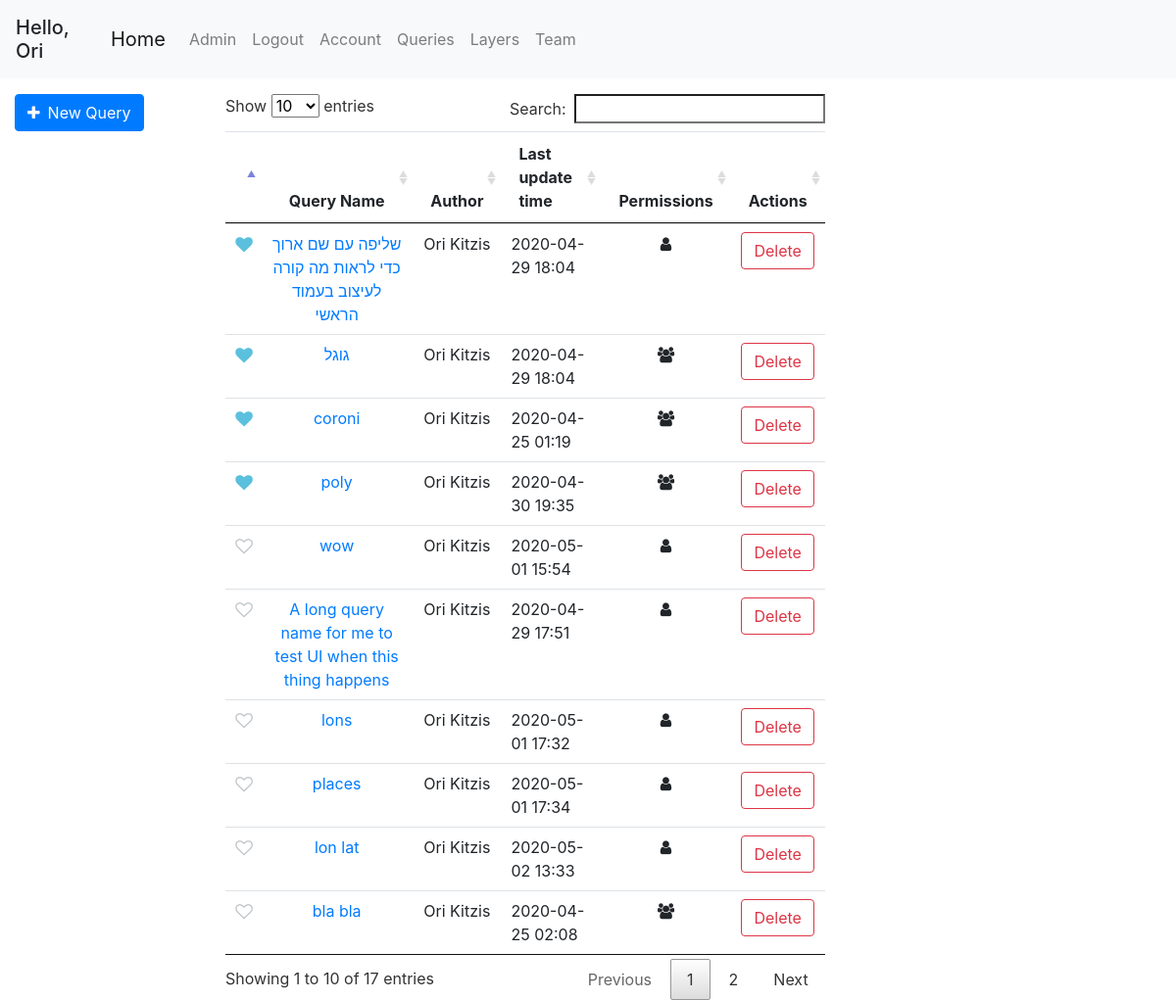
Page /queries (signed in) on the committed database.
### geoportal/models.py (models this page shows, shortened)
class User(db.Model, UserMixin):
    id = db.Column(db.Integer, primary_key=True)
    username = db.Column(db.String(20), unique=True, nullable=False)
    email = db.Column(db.String(120), unique=True, nullable=False)
    first_name = db.Column(db.String(20), nullable=False, default='')
    last_name = db.Column(db.String(20), nullable=False, default='')
    password = db.Column(db.String(60), nullable=False)
    team_id = db.Column(db.Integer, db.ForeignKey('team.id'))
    roles = db.relationship('Role', secondary='user_roles')
    layers = db.relationship('Layer', backref='user', lazy=True)
    queries = db.relationship('Query', backref='user', lazy=True)
    preferences = db.relationship('UserPreferences', backref='user', lazy=True)
    @property
    def full_name(self):
        return f'{self.first_name} {self.last_name}'
    def has_role(self, role_name):
        for role in self.roles:
            if role.name == role_name:
                return True
        return False

class Query(db.Model):
    id = db.Column(db.Integer, primary_key=True)
    user_id = db.Column(db.Integer, db.ForeignKey('user.id'), nullable=False, default=0)
    query_name = db.Column(db.String(120))
    db_name = db.Column(db.String(20))
    date_uploaded = db.Column(db.DateTime, nullable=False, default=datetime.datetime.now)
    last_update_time = db.Column(db.DateTime, nullable=False, default=datetime.datetime.now)
    query_text = db.Column(db.Text, nullable=False, default='')
    only_user = db.Column(db.Boolean, default=False)
    only_team = db.Column(db.Boolean, default=False)
    public = db.Column(db.Boolean, default=True)
    parameters = db.relationship('QueryTextParameters', backref='query', lazy=True)
    polygon_parameters = db.relationship('QueryPolygonParameters', backref='query', lazy=True)
    @property
    def pretty_last_update_time(self):
        return self.last_update_time.strftime('%Y-%m-%d %H:%M')

### geoportal/queries/views.py (the view)
@queries.route('/queries')
@login_required
def get_queries():
    queries = get_allowed_queries()
    marked_queries = db.session.query(UserMarkedQuery.query_id).filter_by(user_id=current_user.id).all()
    marked_queries = [query[0] for query in marked_queries]
    return render_template('queries.html', queries=queries, marked_queries=marked_queries)

### geoportal/models.py (called while the page is built)
@login_manager.user_loader
def load_user(user_id):
    return User.query.get(int(user_id))

### geoportal/queries/utils.py (called while the page is built)
def marked_queries_first(queries):
    return sorted(queries, key=lambda query: UserMarkedQuery.query.filter(and_(UserMarkedQuery.query_id == query.id, UserMarkedQuery.user_id == current_user.id)).first() is not None, reverse=True)

def get_allowed_queries():
    if current_user.is_authenticated:
        queries = Query.query.order_by(Query.only_user.desc(), Query.public).all()
        authorized_queries = []
        for query in queries:
            if query.public or (query.only_team and User.query.get(query.user_id).team_id == current_user.team_id) or query.user_id == current_user.id:
                authorized_queries.append(query)
        queries = authorized_queries
        queries = marked_queries_first(queries)
    else:
        queries = Query.query.filter_by(public=True).all()
    return queries

### geoportal/templates/queries.html (shortened to what this page needs)
{% extends "base.html" %}
{% block left_sidebar %}
    <form class="mt-3" action="/query">
        <button class="btn btn-primary"><span class="fa fa-plus mr-2"></span>New Query</button>
    </form>
{% endblock left_sidebar %}
{% block content %}
<div class="col-md-10 mt-3">
    <table id="queries-table" class="table table-hover table-condensed dataTable no-footer">
        <thead style="text-align: center">
            <tr>
                <th></th>
                <th>Query Name</th>
                <th>Author</th>
                <th style="text-align: left">Last update time</th>
                <th>Permissions</th>
                <th>Actions</th>
            </tr>
        </thead>
        <tbody style="text-align: center">
        {% for query in queries %}
            <tr id="{{ query.id }}">
                <td>
                    <div class="pretty p-icon p-toggle p-plain">
                        <div class="state p-off">
                            <i class="icon fa fa-heart-o "></i>
                        </div>
                        <div class="state p-on p-info-o">
                            <i class="icon fa fa-heart"></i>
                        </div>
                    </div>
                </td>
                <td > <a href="/query/{{ query.id }}">{{ query.query_name }}</a></td>
                <td>{{ query.user.full_name }}</td>
                <td style="text-align: left">{{ query.pretty_last_update_time }}</td>
                <td>
                    {% if query.only_user %}
                    <span class="fa fa-user"></span>
                    {% elif query.only_team %}
                    <span class="fa fa-users"></span>
                    {% else %}
                    <span class="fa fa-globe"></span>
                    {% endif %}
                </td>
                <td>
                    {% if query.user_id == current_user.id %}
                        <button class="btn btn-outline-danger" onclick="deleteQuery({{ query.id }})">Delete</button>
                    {% endif %}
                </td>
            </tr>
        {% endfor %}
        </tbody>
    </table>
</div>
{% endblock content %}

### geoportal/templates/base.html (shortened to what this page needs)
<!DOCTYPE html>
<html lang="en">
<head>
    <link rel="stylesheet" href="/static/css/bootstrap/bootstrap.min.css"/>
    <link rel="stylesheet" href="/static/css/style.css"/>
    <link rel="stylesheet" href="/static/css/leaflet/leaflet.css"/>
    <link rel="stylesheet" href="/static/css/leaflet/leaflet.draw.css"/>
    <link rel="stylesheet" href="/static/css/dataTable/jquery.dataTables.min.css">
    <link rel="stylesheet" href="https://cdnjs.cloudflare.com/ajax/libs/font-awesome/4.7.0/css/font-awesome.min.css">
    <link rel="stylesheet" href="/static/css/utils/pretty-checkbox.min.css">
    <link rel="stylesheet" href="/static/css/leaflet/leaflet.contextmenu.css">
</head>
<body>
    <header class="site-header">
        <nav class="navbar navbar-expand-lg navbar-fixed-top navbar-light bg-light">
            {% if current_user.is_authenticated %}
            <h5 class="mt-2">Hello, {{ current_user.first_name }}</h5>
            {% endif %}
            <div class="container">
                <a class="navbar-brand" href="{{ url_for('main.home') }}">Home</a>
                <div class="collapse navbar-collapse" id="navbarSupportedContent">
                    <ul class="navbar-nav mr-auto">
                        {% if current_user.is_authenticated %}
                            {% if current_user.has_role('Admin') %}
                                <li class="nav-item"><a class="nav-link" href="/admin">Admin</a></li>
                            {% endif %}
                            <li class="nav-item"><a class="nav-link" href="{{ url_for('users.logout') }}">Logout</a></li>
                            <li class="nav-item"><a class="nav-link" href="{{ url_for('users.account') }}">Account</a></li>
                            <li class="nav-item"><a class="nav-link" href="{{ url_for('queries.get_queries') }}">Queries</a></li>
                            <li class="nav-item"><a class="nav-link" href="{{ url_for('mapping.get_layers') }}">Layers</a></li>
                            {% if current_user.team_id %}
                                <li class="nav-item"><a class="nav-link" href="{{ url_for('users.team') }}">Team</a></li>
                            {% else %}
                                <li class="nav-item"><a class="nav-link" href="{{ url_for('users.new_team') }}">Create Team</a></li>
                            {% endif %}
                        {% else %}
                            <li class="nav-item"><a class="nav-link" href="{{ url_for('users.login') }}">Login</a></li>
                            <li class="nav-item"><a class="nav-link" href="{{ url_for('users.register') }}">Register</a></li>
                        {% endif %}
                    </ul>
                </div>
            </div>
        </nav>
    </header>
    <div class="container-fluid" id="content">
        <div class="row">
            <div class="col-md-3 col-lg-2 pr-0 sidebar">
                {% block left_sidebar %}{% endblock %}
            </div>
            <div class="col-md-6 col-lg-8 main">
                {% block content %}{% endblock %}
            </div>
            <div class="col-md-3 col-lg-2 sidebar" id="right-sidebar">
            </div>
        </div>
    </div>
</body>
</html>

### rows in the picture
User: first_name "Ori"
Query: query_name "שליפה עם שם ארוך כדי לראות מה קורה לעיצוב בעמוד הראשי", user.full_name "Ori Kitzis", pretty_last_update_time "2020-04-29 18:04", only_user True (drawn)
Query: query_name "גוגל", user.full_name "Ori Kitzis", pretty_last_update_time "2020-04-29 18:04", only_user False (drawn)
Query: query_name "coroni", user.full_name "Ori Kitzis", pretty_last_update_time "2020-04-25 01:19", only_user False (drawn)
Query: query_name "poly", user.full_name "Ori Kitzis", pretty_last_update_time "2020-04-30 19:35", only_user False (drawn)
Query: query_name "wow", user.full_name "Ori Kitzis", pretty_last_update_time "2020-05-01 15:54", only_user True (drawn)
Query: query_name "A long query name for me to test UI when this thing happens", user.full_name "Ori Kitzis", pretty_last_update_time "2020-04-29 17:51", only_user True (drawn)
Query: query_name "lons", user.full_name "Ori Kitzis", pretty_last_update_time "2020-05-01 17:32", only_user True (drawn)
Query: query_name "places", user.full_name "Ori Kitzis", pretty_last_update_time "2020-05-01 17:34", only_user True (drawn)
Query: query_name "lon lat", user.full_name "Ori Kitzis", pretty_last_update_time "2020-05-02 13:33", only_user True (drawn)
Query: query_name "bla bla", user.full_name "Ori Kitzis", pretty_last_update_time "2020-04-25 02:08", only_user False (drawn)
